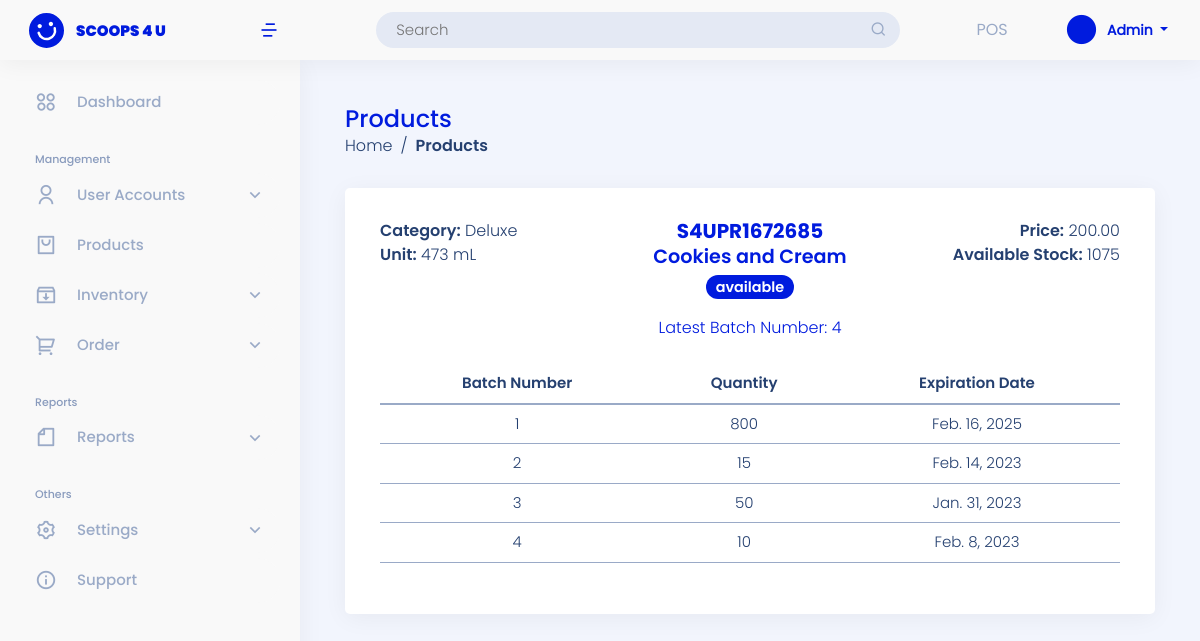
The app's page /user-site/view-product/15/ (signed in) with its own data.
### landing_page/models.py (models this page shows)
class User(AbstractUser):
    ROLE = ((" "," "),("admin","admin"),("staff","staff"),("reseller","reseller"),("rider","rider"))
    role = models.CharField(max_length=50, null=True, default=False, choices=ROLE)

### admin_site/models.py (models this page shows, shortened)
class Product(models.Model):
    STATUS = (("available","available"),("not available","not available"))
    product_code =  models.CharField(unique=True, max_length=200, verbose_name='Product Code')
    product_category =  models.CharField(max_length=200, verbose_name='Category')
    product_name=  models.CharField(max_length=200, verbose_name='Product Name')
    product_unit =  models.CharField(max_length=200, verbose_name='Unit')
    product_ResellerPrice =  models.DecimalField( max_digits=10,  decimal_places=2,null=True, verbose_name='Reseller Price')
    product_price =  models.DecimalField( max_digits=10, decimal_places=2,null=True, verbose_name='Pos Price')
    product_stock =  models.BigIntegerField(null=True, verbose_name='Available Stock')
    product_status =  models.CharField(max_length=200, choices=STATUS, verbose_name='Status')

class By_Batch(models.Model):
    product_code = models.CharField( max_length=200, null=True,verbose_name='Product Code')
    product_name = models.CharField( max_length=200, null=True,verbose_name='Product Name')
    product_batch =  models.CharField(max_length=200, null=True, verbose_name='Batch Number')
    product_quantity =  models.BigIntegerField(null=True,  verbose_name='Quantity')
    product_expired =  models.DateField( null=True, verbose_name='Expiration Date')
    created_at =models.DateTimeField(default=timezone.now,  verbose_name='created')

### admin_site/views.py (the view)
# urls.py: path('view-product/<int:productid>/', views.view_product, name='view_product'),
@login_required(login_url='landing_page:login')
def view_product(request, productid):
    list_product = Product.objects.get(id = productid)
    current_pcode = list_product.product_code
    list_batch = By_Batch.objects.filter(product_code = current_pcode)
    latest_bnumber = By_Batch.objects.filter(product_code = current_pcode).aggregate(max = Max('product_batch'))['max']
    context ={
        'list_product':list_product,
        'list_batch':list_batch,
        'latest_bnumber': latest_bnumber
    }
    return render(request, 'admin_site/products/view_product.html', context)

### templates/admin_site/products/view_product.html
{% extends 'admin_site/base.html' %}
{% block content %}
<main id="main" class="main mt-5">
    <div class="pagetitle">
        <h1>Products</h1>
        <nav>
            <ol class="breadcrumb">
                <li class="breadcrumb-item"><a href="{% url 'admin_site:dashboard'%}">Home</a></li>
                <li class="breadcrumb-item active"><a href="{%url 'admin_site:list_product' %}">Products</a></li>
            </ol>
        </nav>
    </div>
    <section class="section">
        <div class="row">
            <div class="col-lg-12">
                <div class="card">
                    <div class="card-body mt-3">
                        <div class="product-code mb-4">
                            <div class="row">
                                <div class="col-lg-4 text-start">
                                    <div><span>Category:</span> {{ list_product.product_category }} </div>
                                    <div><span>Unit:</span> {{ list_product.product_unit }}</div>
                                </div>
                                <div class="col-lg-4">
                                    <h5 class="card-title feature text-center mt-0 mb-0">{{ list_product.product_code }}</h5>
                                    <div class="card-product-name text-center"> {{ list_product.product_name }} <span class="badge rounded-pill bg-primary">{{ list_product.product_status }}</span></div>
                                    <div class="card-batch text-center">Latest Batch Number: {{latest_bnumber}}</div>
                                </div>
                                <div class="col-lg-4 text-end">
                                    <div><span>Price:</span>  {{ list_product.product_price }}</div>
                                    <div><span>Available Stock:</span> {{ list_product.product_stock }}</div>
                                </div>
                            </div>
                        </div>
                        <div class="table-responsive">
                            {% if list_batch %}
                            <table class="table text-center">
                                <thead>
                                    <tr>
                                        <th>Batch Number</th>
                                        <th>Quantity</th>
                                        <th>Expiration Date</th>
                                    </tr>
                                    <tbody>
                                        {% for list in list_batch %}
                                        <tr>
                                            <td>{{ list.product_batch }}</td>
                                            <td>{{ list.product_quantity }}</td>
                                            <td>{{ list.product_expired }}</td>
                                        </tr>
                                        {% endfor %}
                                    </tbody>
                                </thead>
                            </table>
                            {% endif %}
                        </div>
                    </div>
                </div>
            </div>
        </div>
    </section>
</main>
{% endblock content %}

### templates/admin_site/base.html (shortened to what this page needs)
{% load static %}
<!DOCTYPE html>
<html lang="en">
<head>
    <link href="https://cdn.jsdelivr.net/npm/bootstrap@5.0.2/dist/css/bootstrap.min.css" rel="stylesheet">
    <link href="{% static '/css/assets/bootstrap/css/bootstrap.min.css'%}" rel="stylesheet">
    <link href="{% static '/css/assets/simple-datatables/style.css'%}" rel="stylesheet">
    <link href="{% static '/css/assets/remixicon/remixicon.css'%}" rel="stylesheet">
    <link href="{% static '/css/sandi.css'%}" rel="stylesheet">
  </head>
<body>
{% if user.role == "admin"%}
<header id="header" class="header fixed-top d-flex align-items-center">
  <div class="d-flex align-items-center justify-content-between">
    <a href="{% url 'admin_site:dashboard'%}" class="logo d-flex align-items-center">
      <img src="{% static '/img/logo-header.svg'%}" alt="">
      <span class="d-none d-lg-block">SCOOPS 4 U</span>
    </a>
    <i class="ri-menu-4-line toggle-sidebar-btn ms-1 me-3" style="font-size: 20px; font-weight: 500; color:#001BDE;"></i>
  </div>
  <div class="search-bar mx-auto">
    <form class="search-form d-flex align-items-center" method="POST" action="#">
      <input type="text" name="query" placeholder="Search" title="Enter search keyword">
      <button type="submit" title="Search"><i class="ri-search-line"></i></button>
    </form>
  </div>
  <div class="POS POS-header">
      <a href="{%url 'admin_site:pos' %}">POS</a>
    </div>
  <nav class="header-nav ms-auto">
    <ul class="d-flex align-items-center">
      <li class="nav-item dropdown pe-3">
        <a class="nav-link nav-profile d-flex align-items-center me-3" href="#" data-bs-toggle="dropdown">
          <i alt="Profile" class="ri-checkbox-blank-circle-fill"></i>
          <span class="d-none d-md-block dropdown-toggle ps-2" style="text-transform: capitalize;">
            {{ user }}
          </span>
        </a>
      </li>
    </ul>
  </nav>
  </header>
<aside id="sidebar" class="sidebar">
  <ul class="sidebar-nav" id="sidebar-nav">
      <li class="nav-item">
          <a class="nav-link collapsed " href="{% url 'admin_site:dashboard'%}">
          <i class="ri-apps-2-line" style="font-size: 22px; font-weight: 100; margin-right: 20px"></i>
          <span>Dashboard</span>
          </a>
      </li>
      <li class="nav-heading pt-3">Management</li>
      <li class="nav-item">
          <a class="nav-link collapsed " data-bs-target="#users-nav" data-bs-toggle="collapse" href="#">
                <i class="ri-user-line" style="font-size: 22px; font-weight: 100; margin-right: 20px"></i><span>User Accounts</span><i class="ri-arrow-down-s-line ms-auto" style="font-size: 20px; font-weight: 100;" ></i>
          </a>
      </li>
      <li class="nav-item">
      <a class="nav-link collapsed " href="{%url 'admin_site:list_product' %}">
          <i class="ri-shopping-bag-2-line" style="font-size: 22px; font-weight: 100; margin-right: 20px"></i>
          <span>Products</span>
      </a>
      </li>
      <li class="nav-item">
      <a class="nav-link collapsed " data-bs-target="#inventory-nav" data-bs-toggle="collapse" href="#">
          <i class="ri-inbox-archive-line"style="font-size: 22px; font-weight: 100; margin-right: 20px"></i>
          <span>Inventory</span><i class="ri-arrow-down-s-line ms-auto" style="font-size: 20px; font-weight: 100;" ></i>
      </a>
      </li>
      <li class="nav-item">
      <a class="nav-link collapsed " data-bs-target="#sales-nav" data-bs-toggle="collapse" href="#">
          <i class="ri-shopping-cart-2-line" style="font-size: 22px; font-weight: 100; margin-right: 20px"></i><span>Order</span><i class="ri-arrow-down-s-line ms-auto" style="font-size: 20px; font-weight: 100;" ></i>
      </a>
      </li>
      <li class="nav-heading pt-3">Reports</li>
      <li class="mb-act nav-item">
          <a class="nav-link collapsed " data-bs-target="#reports-nav" data-bs-toggle="collapse" href="#">
                <i class="ri-file-line" style="font-size: 22px; font-weight: 100; margin-right: 20px"></i><span>Reports</span><i class="ri-arrow-down-s-line ms-auto" style="font-size: 20px; font-weight: 100;" ></i>
          </a>
      </li>
      <li class="nav-heading pt-3">Others</li>
      <li class="nav-item">
          <a class="nav-link collapsed " data-bs-target="#settings-nav" data-bs-toggle="collapse" href="#">
                <i class="ri-settings-3-line" style="font-size: 22px; font-weight: 100; margin-right: 20px"></i><span>Settings</span><i class="ri-arrow-down-s-line ms-auto" style="font-size: 20px; font-weight: 100;" ></i>
          </a>
      </li>
      <li class="nav-item">
          <a class="nav-link collapsed ">
                <i class="ri-information-line" style="font-size: 22px; font-weight: 100; margin-right: 20px"></i><span>Support</span>
          </a>
      </li>
  </ul>
</aside>
{% endif %}
<div class="">
  <div class="">
      <div class="">
          {% block content %}
          {% endblock content %}
      </div>
  </div>
</div>
</body>
</html>

### records on screen
User: username "Admin"
Product: product_category "Deluxe", product_unit "473 mL", product_code "S4UPR1672685", product_name "Cookies and Cream", product_status "available", product_price "200.00", product_stock "1075"
By_Batch: product_batch "1", product_quantity "800", product_expired "Feb. 16, 2025"
By_Batch: product_batch "2", product_quantity "15", product_expired "Feb. 14, 2023"
By_Batch: product_batch "3", product_quantity "50", product_expired "Jan. 31, 2023"
By_Batch: product_batch "4", product_quantity "10", product_expired "Feb. 8, 2023"

### other values on screen
{{ latest_bnumber }} "4"
